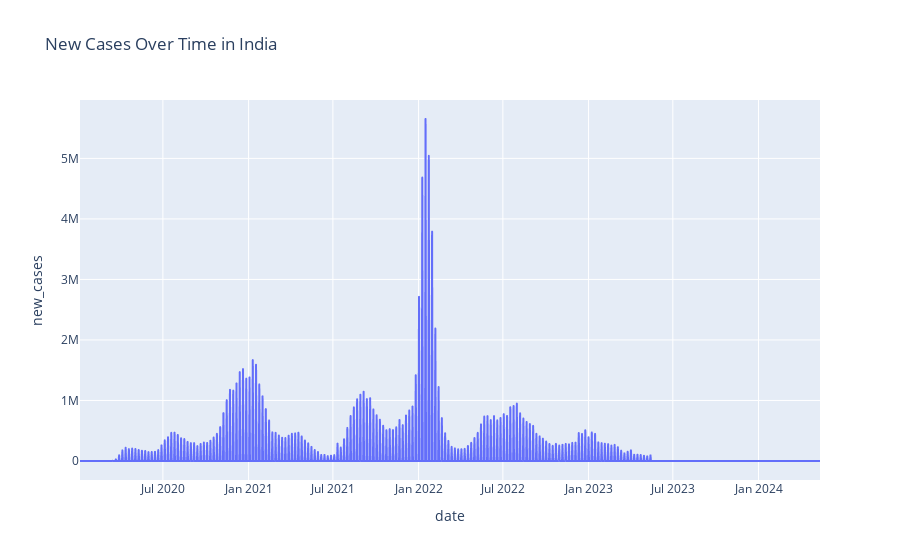

The cell this chart's notebook holds for it:
### Markdown cell above
### New Cases Over Time for a Specific Country

### Code cell
country = 'India'
fig2 = px.line(df_country, x='date', y='new_cases', title=f'New Cases Over Time in {country}')
fig2.show()

### Figure 1 — Plotly figure (JSON) as saved in the notebook; plotly's stock layout.template omitted (floating-point values rounded to 4 significant figures; data arrays with more than 128 entries replaced by an {"elided": "..."} marker saying what was removed)
{"data": [{"hovertemplate": "date=%{x}<br>new_cases=%{y}<extra></extra>", "legendgroup": "", "line": {"color": "#636efa", "dash": "solid"}, "marker": {"symbol": "circle"}, "mode": "lines", "name": "", "showlegend": false, "type": "scattergl", "x": {"elided": "1590 str values"}, "xaxis": "x", "y": {"elided": "1590 int values"}, "yaxis": "y"}], "layout": {"legend": {"tracegroupgap": 0}, "title": {"text": "New Cases Over Time in India"}, "xaxis": {"anchor": "y", "domain": [0, 1], "title": {"text": "date"}}, "yaxis": {"anchor": "x", "domain": [0, 1], "title": {"text": "new_cases"}}}}
